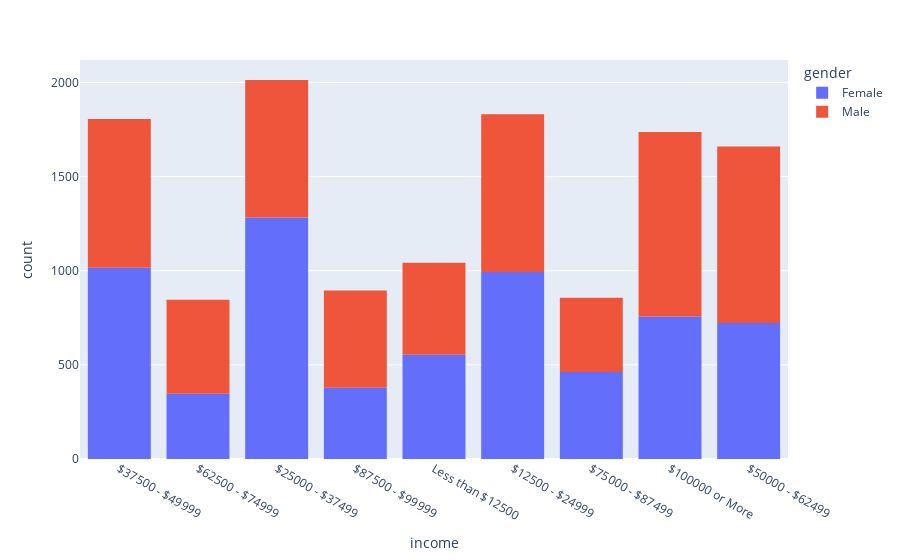

The code cell stored with this chart in its notebook:
### Markdown cell above
### Independent Investigation

Using the bar coupon example as motivation, you are to explore one of the other coupon groups and try to determine the characteristics of passengers who accept the coupons.

### Code cell
bar_more_than_once = ['1~3', 'gt8', '4~8']
marital_ignore_list = ['Widowed']
psngr_ignore_list = ['Kid(s)']
#print(bar_data['passanger'].unique())
#print(bar_data['occupation'].unique())
#sns.displot(data=bar_data.query('Bar in @bar_more_than_once and \
#                             passanger not in @psngr_ignore_list and \
#                             maritalStatus not in @marital_ignore_list')['income'])
px.histogram(data, x='income', color='gender')

### Figure 1 — Plotly figure (JSON) as saved in the notebook; plotly's stock layout.template omitted (floating-point values rounded to 4 significant figures; data arrays with more than 128 entries replaced by an {"elided": "..."} marker saying what was removed)
{"data": [{"alignmentgroup": "True", "bingroup": "x", "hovertemplate": "gender=Female<br>income=%{x}<br>count=%{y}<extra></extra>", "legendgroup": "Female", "marker": {"color": "#636efa", "pattern": {"shape": ""}}, "name": "Female", "offsetgroup": "Female", "orientation": "v", "showlegend": true, "type": "histogram", "x": {"elided": "6511 str values"}, "xaxis": "x", "yaxis": "y"}, {"alignmentgroup": "True", "bingroup": "x", "hovertemplate": "gender=Male<br>income=%{x}<br>count=%{y}<extra></extra>", "legendgroup": "Male", "marker": {"color": "#EF553B", "pattern": {"shape": ""}}, "name": "Male", "offsetgroup": "Male", "orientation": "v", "showlegend": true, "type": "histogram", "x": {"elided": "6173 str values"}, "xaxis": "x", "yaxis": "y"}], "layout": {"barmode": "relative", "legend": {"title": {"text": "gender"}, "tracegroupgap": 0}, "margin": {"t": 60}, "xaxis": {"anchor": "y", "domain": [0, 1], "title": {"text": "income"}}, "yaxis": {"anchor": "x", "domain": [0, 1], "title": {"text": "count"}}}}
